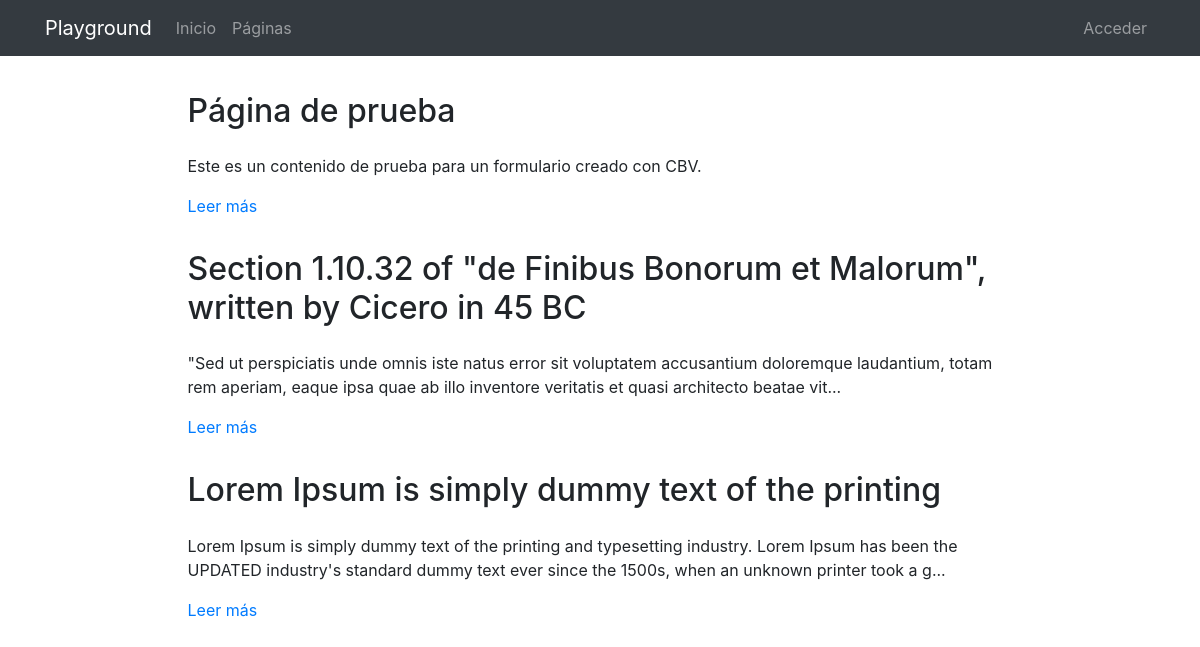
Page /pages/ on the earlier database version.
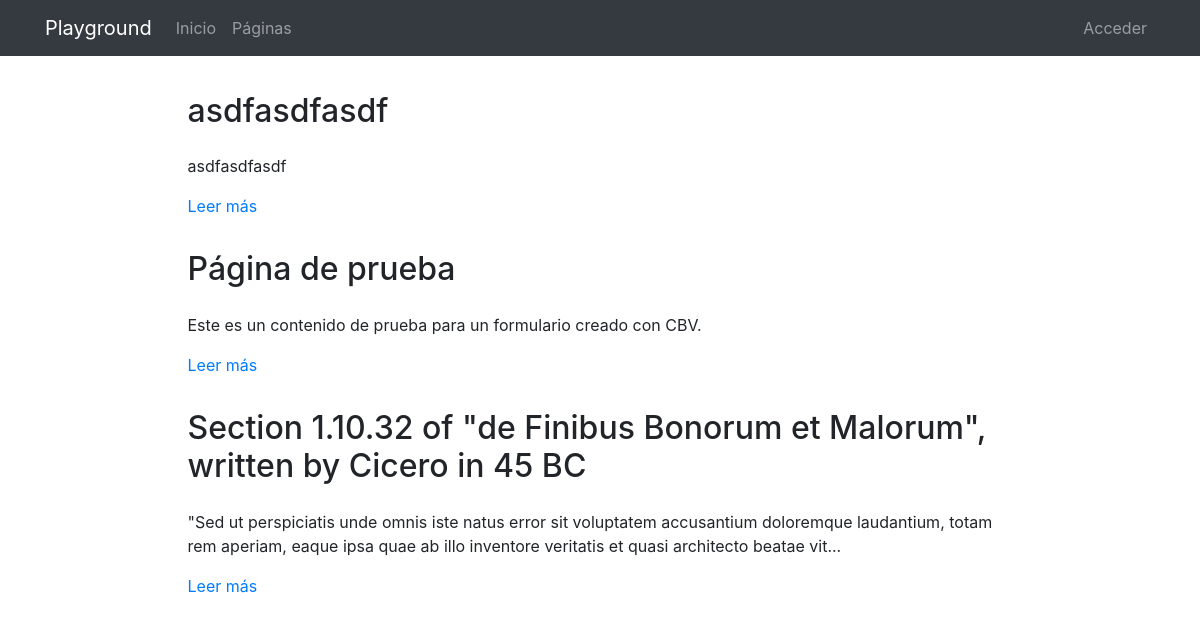
Same page on the later database version.
### pages/models.py (models this page shows, shortened)
class Page(models.Model):
    title = models.CharField(verbose_name="Título", max_length=200)
    content = RichTextField(verbose_name="Contenido")
    order = models.SmallIntegerField(verbose_name="Orden", default=0)
    created = models.DateTimeField(auto_now_add=True, verbose_name="Fecha de creación")
    updated = models.DateTimeField(auto_now=True, verbose_name="Fecha de edición")
    class Meta:
        verbose_name = "página"
        verbose_name_plural = "páginas"
        ordering = ['order', 'title']

### pages/views.py (the view)
# urls.py: path('', PageListView.as_view(), name='pages'),
class PageListView(ListView):
    model = Page

### pages/templates/pages/page_list.html (shortened to what this page needs)
{% extends 'core/base.html' %}
{% load static %}
{% block content %}
{% include 'pages/includes/pages_menu.html' %}
<main role="main">
  <div class="container mb-4">
    {% for page in page_list|dictsort:"id" reversed %}
      <div class="row mt-3">
        <div class="col-md-9 mx-auto">
          <h2 class="mb-4">{{page.title}}</h2>
          <div>
            <p>{{page.content|striptags|safe|truncatechars:"200"}}</p>
            <p><a href="{% url 'pages:page' page.id page.title|slugify %}">Leer más</a>
            </p>
          </div>
        </div>
      </div>
    {% endfor %}
  </div>
</main>
{% endblock %}

### core/templates/core/base.html (shortened to what this page needs)
<!DOCTYPE html>
<html lang="es">
  <head>
    {% load static %}
    <link href="{% static 'core/vendor/bootstrap/css/bootstrap.min.css' %}" rel="stylesheet">
    <link href="{% static 'core/vendor/font-awesome/css/font-awesome.min.css' %}" rel="stylesheet" type="text/css">
    <link href="{% static 'core/css/main.css' %}" rel="stylesheet">
  </head>
  <body>
    <body>
      <nav class="navbar navbar-expand-lg navbar-dark bg-dark">
        <div class="container">
          <a class="navbar-brand" href="{% url 'home' %}">Playground</a>
          <div class="collapse navbar-collapse" id="ned">
            <ul class="navbar-nav mr-auto">
              <li class="nav-item">
                <a class="nav-link" href="{% url 'home' %}">Inicio</a>
              </li>
              <li class="nav-item">
                <a class="nav-link" href="{% url 'pages:pages' %}">Páginas</a>
              </li>
            </ul>
            <ul class="navbar-nav">
              {% if not request.user.is_authenticated %}
              <li class="nav-item">
                <a class="nav-link" href="{% url 'login' %}">Acceder</a>
              </li>
              {% else %}
                <li class="nav-item">
                  <a class="nav-link" href="{% url 'logout' %}">Salir</a>
                </li>
              {% endif %}
            </ul>
          </div>
        </div>
      </nav>
      {% block content %}{% endblock %}
  </body>
</html>

### pages/templates/pages/includes/pages_menu.html (shortened to what this page needs)
{% load static %}
<link href="{% static 'pages/css/custom_ckeditor.css' %}" rel="stylesheet">

### core/static/core/css/main.css (style rules this page uses)
main { padding-top: 20px; }
:root { --jumbotron-padding-y: 3rem; }

Differences in the rows shown:
removed Page: title "Lorem Ipsum is simply dummy text of the printing", content "Lorem Ipsum is simply dummy text of the printing and typesetting industry. Lorem Ipsum has been the UPDATED industry's standard dummy text ever since the 1500s, when an unknown printer took a g..."
added Page: title "asdfasdfasdf", content "asdfasdfasdf"
